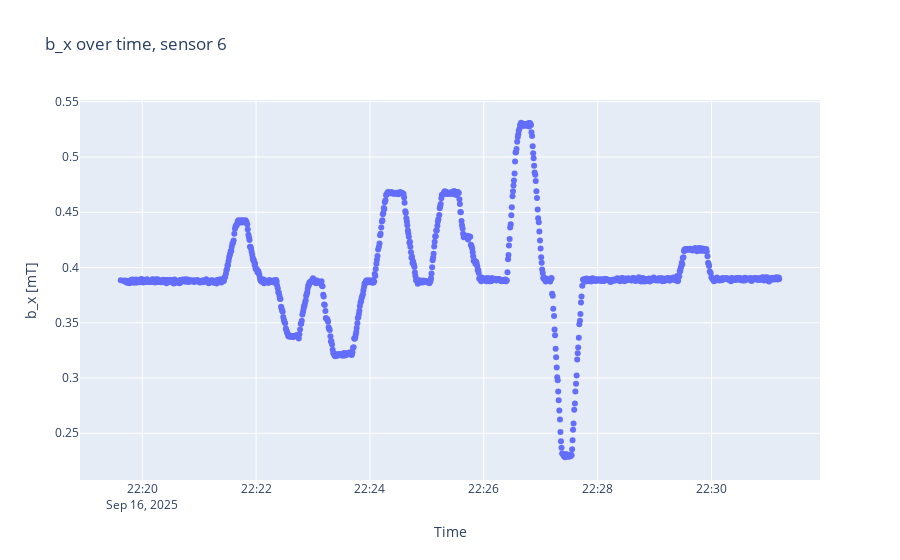
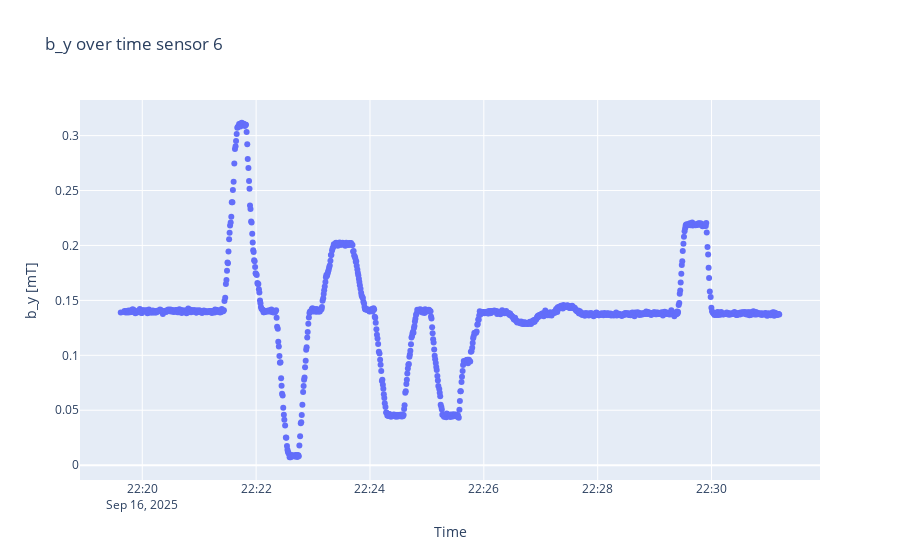

These figures' notebook cell, in order:
### Code cell
sensorplots(B3, timestamps3, 6)

### Figure 1 — Plotly figure (JSON) as saved in the notebook; plotly's stock layout.template omitted (floating-point values rounded to 4 significant figures; data arrays with more than 128 entries replaced by an {"elided": "..."} marker saying what was removed)
{"data": [{"mode": "markers", "type": "scatter", "x": {"elided": "1166 str values"}, "y": {"elided": "1166 float values"}}], "layout": {"title": {"text": "b_x over time, sensor 6"}, "xaxis": {"title": {"text": "Time"}}, "yaxis": {"scaleanchor": "y", "title": {"text": "b_x [mT]"}}}}

### Figure 2 — Plotly figure (JSON) as saved in the notebook; plotly's stock layout.template omitted (floating-point values rounded to 4 significant figures; data arrays with more than 128 entries replaced by an {"elided": "..."} marker saying what was removed)
{"data": [{"mode": "markers", "type": "scatter", "x": {"elided": "1166 str values"}, "y": {"elided": "1166 float values"}}], "layout": {"title": {"text": "b_y over time sensor 6"}, "xaxis": {"title": {"text": "Time"}}, "yaxis": {"scaleanchor": "y", "title": {"text": "b_y [mT]"}}}}
